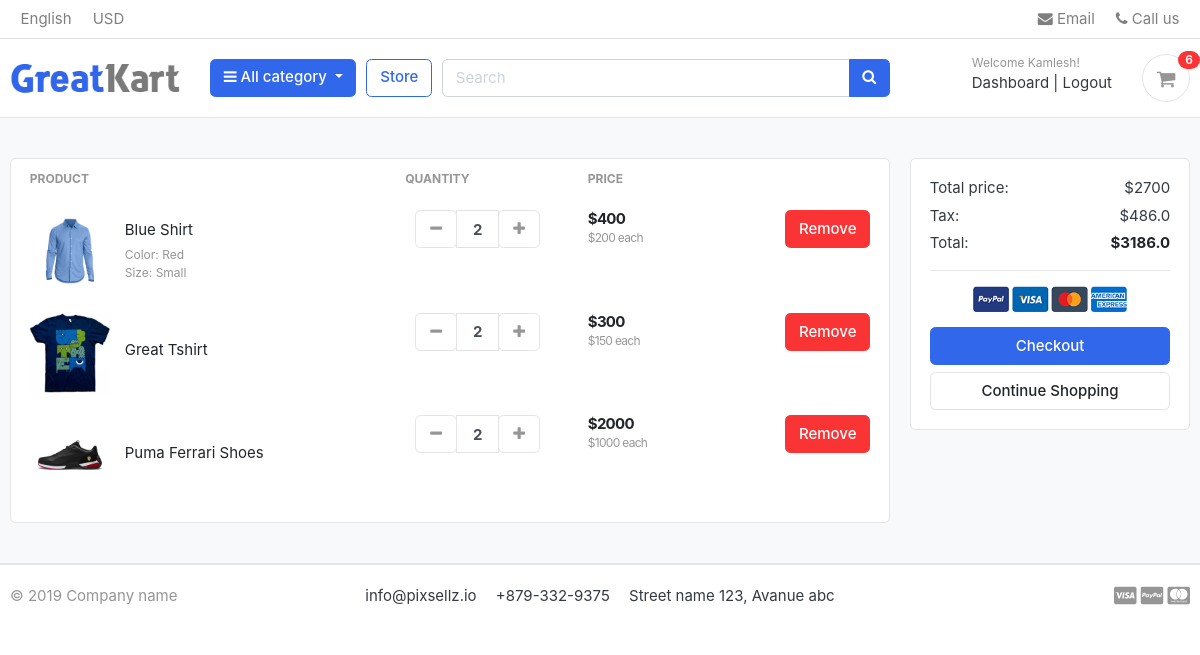
The app's page /cart/ (signed in), older data.
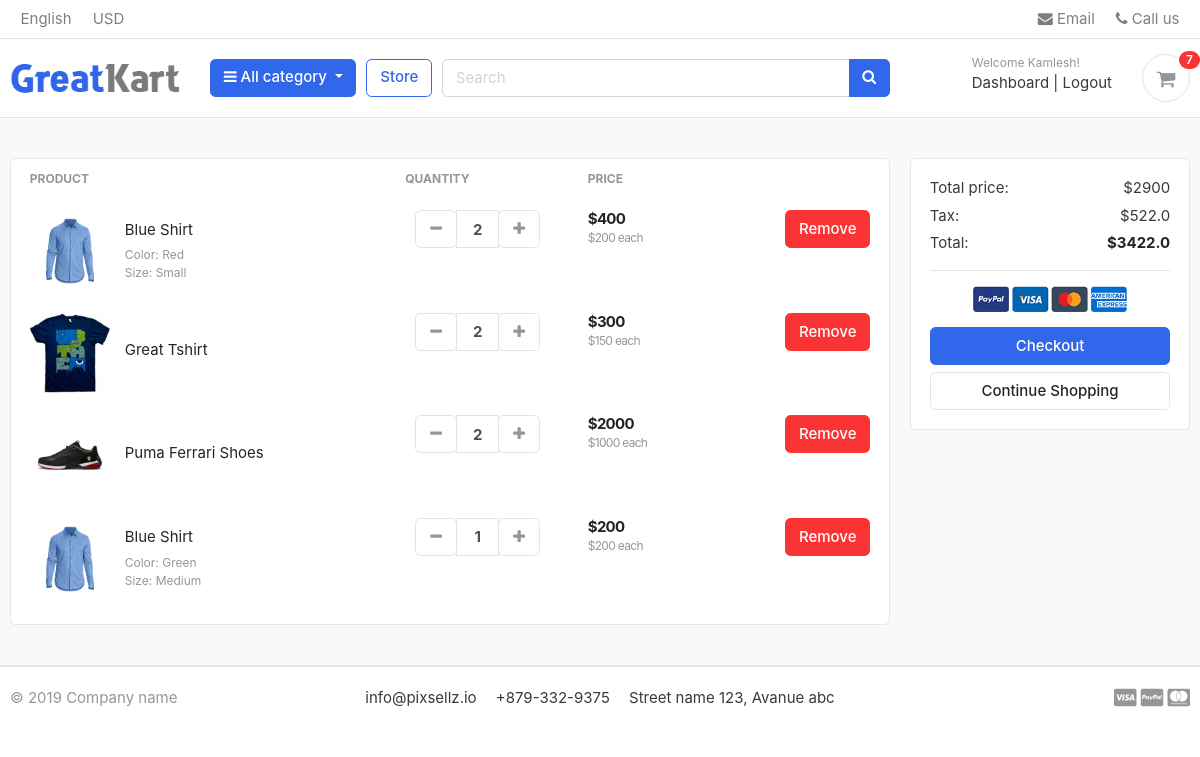
The same page, newer data.
### account/models.py (models this page shows, shortened)
class Account(AbstractBaseUser):
    first_name      = models.CharField(max_length=50)
    last_name       = models.CharField(max_length=50)
    username        = models.CharField(max_length=50, unique=True)
    email           = models.EmailField(max_length=100, unique=True)
    phone_number    = models.CharField(max_length=50)
    date_joined     = models.DateTimeField(auto_now_add=True)
    last_login      = models.DateTimeField(auto_now_add=True)
    is_admin        = models.BooleanField(default=False)
    is_staff        = models.BooleanField(default=False)
    is_active       = models.BooleanField(default=False)
    is_superadmin   = models.BooleanField(default=False)
    USERNAME_FIELD = 'email'
    REQUIRED_FIELDS = ['username', 'first_name', 'last_name']
    objects = MyAccountManager()

### cart/models.py (models this page shows, shortened)
class CartItem(models.Model):
    user        = models.ForeignKey(Account, on_delete=models.CASCADE, null=True)
    product     = models.ForeignKey(Product, on_delete=models.CASCADE)
    variation   = models.ManyToManyField(Variation)
    cart        = models.ForeignKey(Cart, on_delete=models.CASCADE, null=True)
    quantity    = models.IntegerField()
    is_active   = models.BooleanField(default=True)
    def get_sub_total(self):
        return self.product.price * self.quantity

### store/models.py (models this page shows, shortened)
class Product(models.Model):
    product_name    = models.CharField(max_length=200, unique=True)
    slug            = models.SlugField(max_length=200, unique=True)
    description     = models.TextField(max_length=500, blank=True)
    price           = models.IntegerField()
    images          = models.ImageField(upload_to='photos/products')
    stock           = models.IntegerField()
    is_available    = models.BooleanField(default=True)
    category        = models.ForeignKey(Category, on_delete=models.CASCADE)
    created_date    = models.DateTimeField(auto_now_add=True)
    modified_date   = models.DateTimeField(auto_now=True)
    def get_url(self):
        return reverse('product_detail', kwargs={
            'category_slug': self.category.slug,
            'product_slug': self.slug
        })
        revers

class Variation(models.Model):
    product = models.ForeignKey(Product, on_delete=models.CASCADE)
    variation_category = models.CharField(max_length=100, choices=variation_category_choices)
    variation_value = models.CharField(max_length=100)
    is_active = models.BooleanField(default=True)
    created_date = models.DateTimeField(auto_now=True)
    objects = VariationManager()

### cart/views.py (the view)
# urls.py: path('', views.cart, name='cart'),
def cart(request):
    total, tax, grand_total = 0, 0, 0
    try:
        if request.user.is_authenticated:
            cart_items = CartItem.objects.filter(user=request.user)
        else:
            cart = Cart.objects.get(cart_id=get_current_cart(request))
            cart_items = CartItem.objects.filter(cart=cart)
        total = 0
        for cart_item in cart_items:
            total += cart_item.product.price * cart_item.quantity
        tax = tax_percentage * total / 100
        grand_total = total + tax
    except Cart.DoesNotExist:
        cart_items = []
    context = {
        'cart_items': cart_items,
        'total': total,
        'tax': tax,
        'grand_total': grand_total
    }
    return render(request, 'store/cart.html', context=context)

### cart/context_processors.py (called while the page is built)
def counter(request):
    items_in_cart = 0
    try:
        if request.user.is_authenticated:
            cart_items = CartItem.objects.filter(user=request.user)
        else:
            cart = Cart.objects.get(cart_id=get_current_cart(request))
            cart_items = CartItem.objects.filter(cart=cart)
        for cart_item in cart_items:
            items_in_cart += cart_item.quantity
    except Cart.DoesNotExist:
        pass
    return dict(items_in_cart=items_in_cart)

### category/context_processors.py (called while the page is built)
def menu_links(request):
    links = Category.objects.all()
    return dict(links=links)

### category/models.py (called while the page is built)
    def get_url(self):
        return reverse('products_by_categories', args=(self.slug,))

### templates/store/cart.html (shortened to what this page needs)
{% extends 'base.html' %}
{% load static %}
{% block content %}
<section class="section-content padding-y bg">
    <div class="container">
    {% if not cart_items %}
        <h2 class="text-center">Your Shopping Cart is Empty</h2>
        <br>
        <div class="text-center">
            <a href="{% url 'store' %}" class="btn btn-primary"> Countinue Shopping</a>
        </div>
    {% else %}
    <div class="row">
        <aside class="col-lg-9">
    <div class="card">
    <table class="table table-borderless table-shopping-cart">
    <thead class="text-muted">
    <tr class="small text-uppercase">
      <th scope="col">Product</th>
      <th scope="col" width="120">Quantity</th>
      <th scope="col" width="120">Price</th>
      <th scope="col" class="text-right" width="200"> </th>
    </tr>
    </thead>
    <tbody>
    {% for cart_item in cart_items %}
    <tr>
        <td>
            <figure class="itemside align-items-center">
                <div class="aside"><img src="{{ cart_item.product.images.url }}" class="img-sm"></div>
                <figcaption class="info">
                    <a href="{{cart_item.product.get_url}}" class="title text-dark">{{ cart_item.product.product_name }}</a>
                    <p class="text-muted small">
                        {% for variation in cart_item.variation.all %}
                            {{ variation.variation_category | capfirst }}: {{ variation.variation_value | capfirst }} </br>
                        {% endfor %}
                    </p>
                </figcaption>
            </figure>
        </td>
        <td>
            <div class="col">
                <div class="input-group input-spinner">
                    <div class="input-group-prepend">
                        <form action="{% url 'subtract_quantity' cart_item.product.id %}" method="post">
                            <button type="submit" class="btn btn-light" id="button-minus"> <i class="fa fa-minus"></i> </button>
                        </form>
                    </div>
                    <input type="text" class="form-control"  value="{{ cart_item.quantity }}">
                    <div class="input-group-append">
                        <form action="{% url 'add_to_cart' cart_item.product.id %}" method="post">
                            <button type="submit" class="btn btn-light" id="button-plus"> <i class="fa fa-plus"></i> </button>
                        </form>
                    </div>
                </div>
            </div>
        </td>
        <td>
            <div class="price-wrap">
                <var class="price">${{ cart_item.get_sub_total }}</var>
                <small class="text-muted"> ${{ cart_item.product.price }} each </small>
            </div>
        </td>
        <td class="text-right">
            <form action="{% url 'remove_from_cart' cart_item.product.id %}" method="post">
                <button type="submit" class="btn btn-danger" onclick="return confirm('Are you sure you want to remove this item ?')"> Remove </button>
            </form>
        </td>
    </tr>
    {% endfor %}
    </tbody>
    </table>
    </div>
        </aside>
        <aside class="col-lg-3">
            <div class="card">
            <div class="card-body">
                <dl class="dlist-align">
                  <dt>Total price:</dt>
                  <dd class="text-right">${{ total }}</dd>
                </dl>
                <dl class="dlist-align">
                  <dt>Tax:</dt>
                  <dd class="text-right"> ${{ tax }}</dd>
                </dl>
                <dl class="dlist-align">
                  <dt>Total:</dt>
                  <dd class="text-right text-dark b"><strong>${{ grand_total }}</strong></dd>
                </dl>
                <hr>
                <p class="text-center mb-3">
                    <img src="{% static './images/misc/payments.png' %}" height="26">
                </p>
                <a href="{% url 'checkout' %}" class="btn btn-primary btn-block"> Checkout </a>
                <a href="{% url 'store' %}" class="btn btn-light btn-block">Continue Shopping</a>
            </div>
            </div>
    </aside>
    </div>
    {% endif %}
    </div>
    </section>
{% endblock %}

### templates/base.html (shortened to what this page needs)
{% load static %}
<!DOCTYPE HTML>
<html lang="en">
<head>
<link href="{% static 'css/bootstrap.css' %}" rel="stylesheet" type="text/css"/>
<link href="{% static 'fonts/fontawesome/css/all.min.css' %}" type="text/css" rel="stylesheet">
<link href="{% static 'css/ui.css' %}" rel="stylesheet" type="text/css"/>
<link href="{% static 'css/responsive.css' %}" rel="stylesheet" media="only screen and (max-width: 1200px)" />
<link href="{% static 'css/custom.css' %}" rel="stylesheet" type="text/css"/>
<link rel="stylesheet" href="https://cdnjs.cloudflare.com/ajax/libs/font-awesome/4.7.0/css/font-awesome.min.css">
</head>
<body>
    {% include 'includes/header.html'%}
    {% block content %}
    {% endblock %}
    {% include 'includes/footer.html'%}
</body>
</html>

### templates/includes/header.html (shortened to what this page needs)
{% load static %}
<header class="section-header">
    <nav class="navbar p-md-0 navbar-expand-sm navbar-light border-bottom">
    <div class="container">
      <div class="collapse navbar-collapse" id="navbarTop4">
        <ul class="navbar-nav mr-auto">
            <li class="nav-item dropdown">
                 <a href="#" class="nav-link">   English </a>
            </li>
            <li class="nav-item dropdown">
                <a href="#" class="nav-link"> USD </a>
            </li>
        </ul>
        <ul class="navbar-nav">
            <li><a href="#" class="nav-link"> <i class="fa fa-envelope"></i> Email </a></li>
            <li><a href="#" class="nav-link"> <i class="fa fa-phone"></i> Call us </a></li>
        </ul>
      </div>
    </div>
    </nav>
    <section class="header-main border-bottom">
        <div class="container">
    <div class="row align-items-center">
        <div class="col-lg-2 col-md-3 col-6">
            <a href="{% url 'home' %}" class="brand-wrap">
                <img class="logo" src="{% static './images/logo.png' %}">
            </a>
        </div>
        <div class="col-lg col-sm col-md col-6 flex-grow-0">
            <div class="category-wrap dropdown d-inline-block float-right">
                <button type="button" class="btn btn-primary dropdown-toggle" data-toggle="dropdown">
                    <i class="fa fa-bars"></i> All category
                </button>
            </div>
        </div>
        <a href="{% url 'store' %}" class="btn btn-outline-primary">Store</a>
        <div class="col-lg  col-md-6 col-sm-12 col">
            <form action="{% url 'search' %}" class="search", method="get">
                <div class="input-group w-100">
                    <input type="text" class="form-control" style="width:60%;" placeholder="Search" name="keyword">
                    <div class="input-group-append">
                      <button class="btn btn-primary" type="submit">
                        <i class="fa fa-search"></i>
                      </button>
                    </div>
                </div>
            </form>
        </div>
        <div class="col-lg-3 col-sm-6 col-8 order-2 order-lg-3">
                    <div class="d-flex justify-content-end mb-3 mb-lg-0">
                        <div class="widget-header">
                            {% if not user.id %}
                                <small class="title text-muted">Welcome guest!</small>
                                <div>
                                    <a href="{% url 'login'%}">Sign in</a> <span class="dark-transp"> | </span>
                                    <a href="{% url 'register'%}"> Register</a>
                                </div>
                            {% else %}
                                <small class="title text-muted">Welcome {{user.first_name}}!</small>
                                <div>
                                    <a href="{% url 'dashboard' %}">Dashboard</a> <span class="dark-transp"> | </span>
                                    <a href="{% url 'logout'%}"> Logout</a>
                                </div>
                            {% endif %}
                        </div>
                        <a href="{% url 'cart' %}" class="widget-header pl-3 ml-3">
                            <div class="icon icon-sm rounded-circle border"><i class="fa fa-shopping-cart"></i></div>
                            <span class="badge badge-pill badge-danger notify">{{items_in_cart}}</span>
                        </a>
                    </div>
                </div>
    </div>
        </div>
    </section>
    </header>

### templates/includes/footer.html (shortened to what this page needs)
<footer class="section-footer border-top">
	<div class="container">
		<section class="footer-bottom border-top row">
			<div class="col-md-2">
				<p class="text-muted"> &copy 2019 Company name </p>
			</div>
			<div class="col-md-8 text-md-center">
				<span  class="px-2">info@pixsellz.io</span>
				<span  class="px-2">+879-332-9375</span>
				<span  class="px-2">Street name 123, Avanue abc</span>
			</div>
			<div class="col-md-2 text-md-right text-muted">
				<i class="fab fa-lg fa-cc-visa"></i>
				<i class="fab fa-lg fa-cc-paypal"></i>
				<i class="fab fa-lg fa-cc-mastercard"></i>
			</div>
		</section>
	</div>
</footer>

### static/css/ui.css (style rules this page uses)
html { font-family: "Inter", sans-serif; font-size: 15px; }
.price-wrap { letter-spacing: -0.7px; }
.icon-xs, .icon-sm, .icon-md, .icon-lg { display: inline-block; text-align: center; flex-shrink: 0; flex-grow: 0; }
.icon-sm { width: 48px; height: 48px; line-height: 48px !important; font-size: 20px; }
.img-xs, .img-sm, .img-md, .img-lg { -o-object-fit: cover; object-fit: cover; flex-shrink: 0; flex-grow: 0; }
.img-sm { width: 80px; height: 80px; }
.padding-y { padding-top: 40px; padding-bottom: 40px; }
var { font-style: normal; }
figure { margin-bottom: 0; }
.bg { background-color: #f8f9fa; }
.b { font-weight: 600; }
p:last-child { margin-bottom: 0; }
.header-main { position: relative; padding-top: 1rem; padding-bottom: 1rem; }
.brand-wrap .logo, .navbar-brand .logo { margin-right: 7px; max-height: 42px; display: inline-block; }
.widget-header { display: inline-block; vertical-align: middle; position: relative; }
.widget-header a { color: #343a40; }
.widget-header i { color: #969696; }
.widget-header .title { display: block; }
.widget-header .notify { position: absolute; top: -3px; right: -10px; }
.footer-bottom { padding-top: 20px; padding-bottom: 20px; }
.btn-light { background-color: #fff; border-color: #e4e4e4; }
.btn-light i { color: #969696; }
.itemside { position: relative; display: flex; width: 100%; }
.itemside .aside { position: relative; flex-shrink: 0; }
.itemside .info { padding-left: 15px; padding-right: 7px; }
.itemside p { margin-bottom: 0; }
.itemside .title { display: block; margin-bottom: 5px; color: #212529; }
[class*=dlist-] { margin-bottom: 5px; }
[class*=dlist-] dd { margin-bottom: 0; }
.dlist-align { display: flex; }
.dlist-align dt { width: 150px; word-wrap: break-word; font-weight: normal; }
.dlist-align dd { flex-grow: 1; }
.notify { position: absolute; top: -4px; right: -10px; display: inline-block; padding: 0.25em 0.6em; font-size: 12px; line-height: 1; text-align: center; border-radius: 3rem; color: #fff; background-color: #fa3434; }
.price { font-weight: 600; color: #212529; }
.input-spinner { width: 125px; flex-wrap: nowrap; display: inline-flex; vertical-align: middle; }
.input-spinner input.form-control { text-align: center; max-width: 46px; font-weight: bold; flex-basis: 46px; border-color: #e4e4e4; flex-grow: 0; }
.input-spinner .btn { width: 42px; text-align: center; padding-left: 0.5rem; padding-right: 0.5rem; }
.table-shopping-cart.table td, .table-shopping-cart.table th { padding-left: 1.25rem; padding-right: 1.25rem; }
.table-shopping-cart .price-wrap { line-height: 1.2; }
.table-shopping-cart .price { font-weight: bold; margin-right: 5px; display: block; }

Row changes from the older to the newer data that the page shows:
added CartItem: product.images (picture), product.product_name "Blue Shirt", quantity "1", get_sub_total "200", product.price "200"
now on this page (row unchanged): Variation: variation_category "Color", variation_value "Green", shown under "Blue Shirt"
now on this page (row unchanged): Variation: variation_category "Size", variation_value "Medium", shown under "Blue Shirt"
Text that changed along with them:
{{ items_in_cart }}: "6" → "7"
{{ total }}: "2700" → "2900"
{{ tax }}: "486.0" → "522.0"
{{ grand_total }}: "3186.0" → "3422.0"
